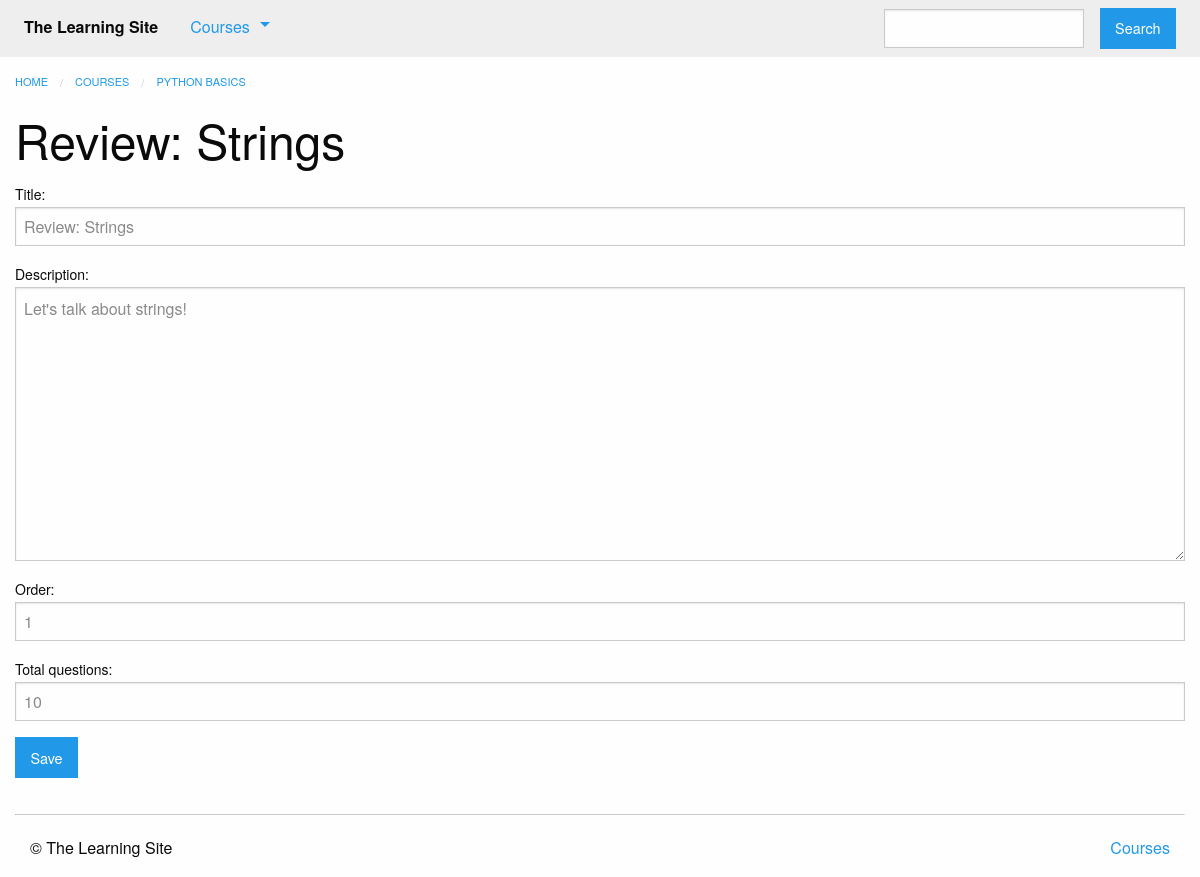
The app's page /courses/1/edit_quiz/1/ (signed in) with its own data.
### courses/models.py (models this page shows, shortened)
class Course(models.Model):
    created_at = models.DateTimeField(auto_now_add=True)
    title = models.CharField(max_length=255)
    description = models.TextField()
    is_live = models.BooleanField(default=False)
    status = models.CharField(max_length=1, choices=STATUS_CHOICES, default='i')

class Step(models.Model):
    title = models.CharField(max_length=255)
    description = models.TextField()
    order = models.IntegerField(default=0)
    course = models.ForeignKey(Course)
    class Meta:
        abstract = True
        ordering = ['order',]

class Quiz(Step):
    total_questions = models.IntegerField()
    class Meta:
        verbose_name_plural = "quizzes"

### courses/views.py (the view)
# urls.py: url(r'(?P<course_pk>\d+)/edit_quiz/(?P<quiz_pk>\d+)/$', views.quiz_edit,
@login_required
def quiz_edit(request, course_pk, quiz_pk):
    quiz = get_object_or_404(models.Quiz, pk=quiz_pk, course_id=course_pk)
    form = forms.QuizForm(instance=quiz)
    if request.method == 'POST':
        form = forms.QuizForm(instance=quiz, data=request.POST)
        if form.is_valid():
            form.save()
            messages.success(request, "Updated {}".format(quiz.title))
            return HttpResponseRedirect(quiz.get_absolute_url())
    return render(request, 'courses/quiz_form.html', {
        'course': quiz.course,
        'form': form
    })

### courses/forms.py
class QuizForm(forms.ModelForm):
    class Meta:
        model = models.Quiz
        fields = [
            'title',
            'description',
            'order',
            'total_questions'
        ]

### courses/templatetags/course_extras.py (called while the page is built)
@register.inclusion_tag('courses/course_nav.html')
def nav_courses_list():
    courses = Course.objects.all()[:5]
    return {'courses': courses}

### courses/templates/courses/quiz_form.html (shortened to what this page needs)
{% extends "courses/layout.html" %}
{% block breadcrumbs %}
    <li><a href="{% url 'courses:detail' pk=course.id %}">{{ course.title }}</a></li>
{% endblock %}
{% block content %}
    <div class="row columns">
        {{ block.super }}
        <h1>{{ form.instance.title|default:"Make a new quiz" }}</h1>
        <form method="POST">
        {{ form.as_p }}
        <input type="submit" class="button" value="Save">
        </form>
    </div>
{% endblock %}

### records on screen
Course: title "PYTHON BASICS"
Quiz: instance "Review: Strings", title "Review: Strings", description "Let's talk about strings!", order "1", total_questions "10"
